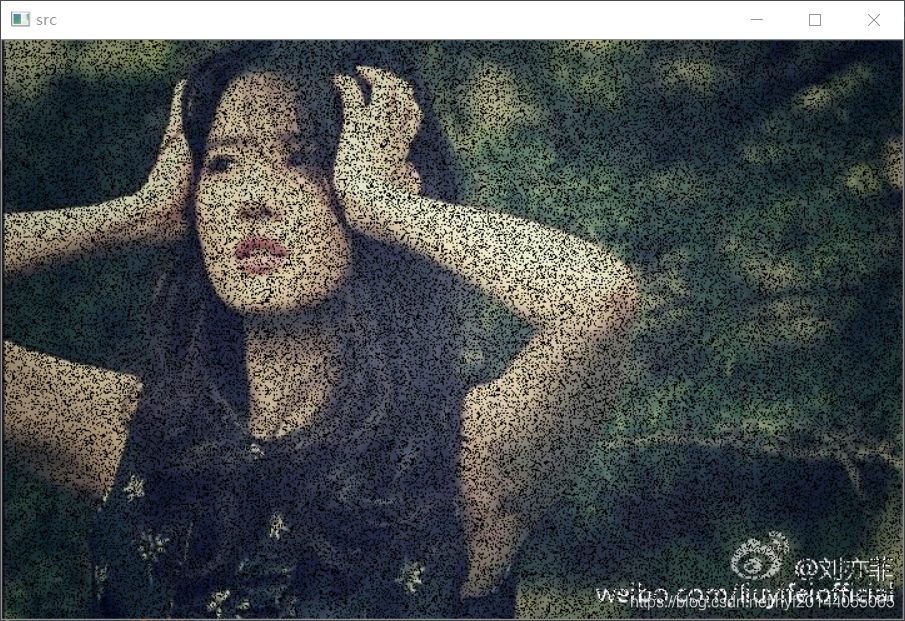
#> input picture 0.picture/p1.png, 905 x 621 px, found by its file name
$ python class8.py
#> lines starting #> are read from the running program, lines starting #| are printed output that depends on the picture
import numpy as np
import cv2 as cv
import matplotlib.pyplot as plt
import time

##滤波以及平滑处理
img = cv.imread('0.picture\p1.png')
#> img is the input picture: shape (621, 905, 3); mean B, G, R 79.7, 79.8, 74.4
print(img.shape)
#| (621, 905, 3)
img = img[40:550,0:700,:]
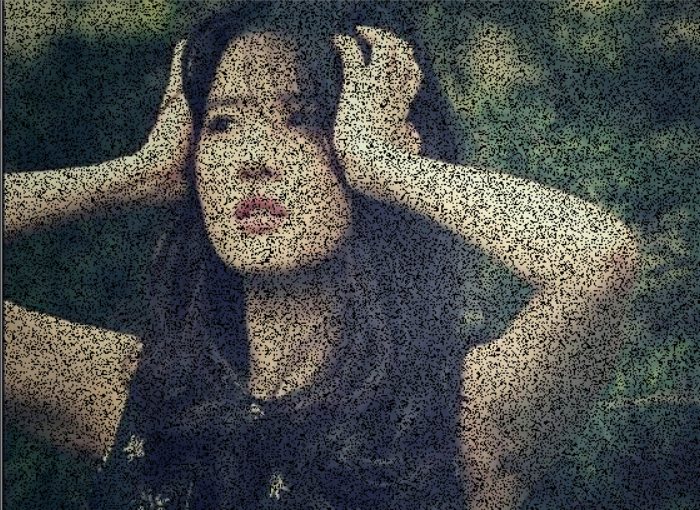
#> img: shape (510, 700, 3); mean B, G, R 74.9, 76.5, 73.3

blur = cv.blur(img,(3,3))    #均值滤波
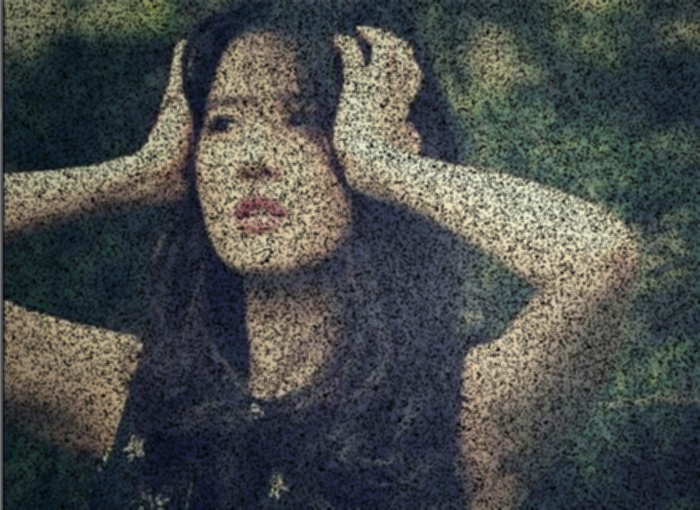
#> blur: shape (510, 700, 3); mean B, G, R 74.9, 76.5, 73.3
box = cv.boxFilter(img,-1,(3,3),normalize=True)  #方框滤波和上面差不多，-1表示颜色通道一致,True是有无做归一化，越界直接255了
aussian = cv.GaussianBlur(img,(5,5),1)     #高斯滤波
median = cv.medianBlur(img,5)
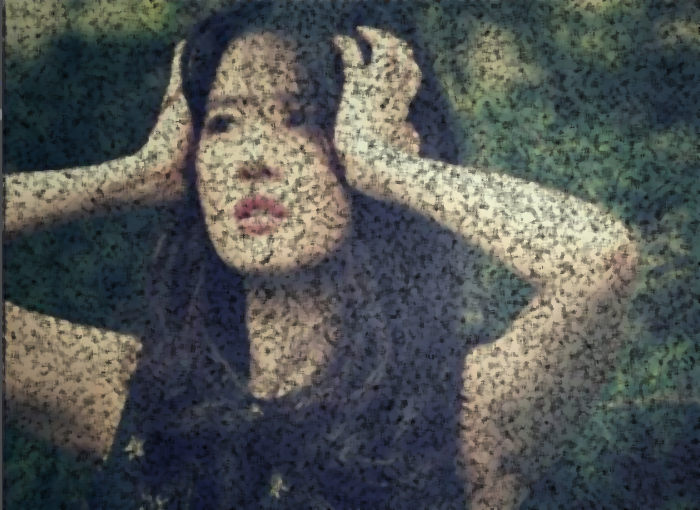
#> median: shape (510, 700, 3); mean B, G, R 83, 84.6, 80.9

img_blur = cv.blur(img,(3,3))
img_blur2= cv.blur(img_blur,(3,3))
img_blur2_aussian = cv.GaussianBlur(img_blur2,(5,5),1)
res = cv.medianBlur(img_blur2_aussian,5)
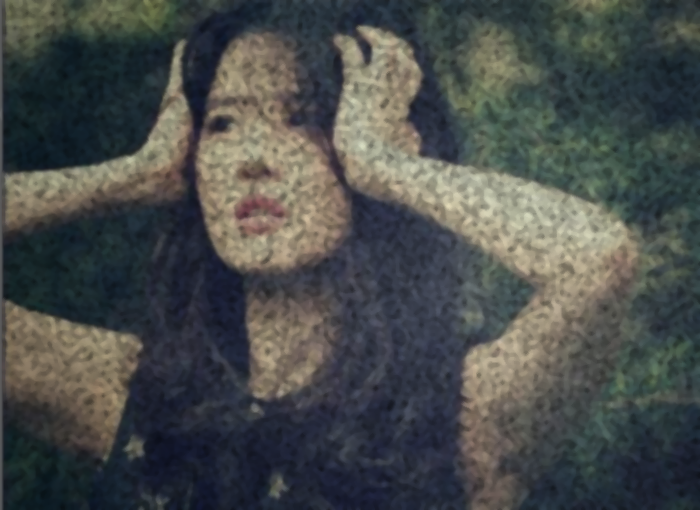
#> res: shape (510, 700, 3); mean B, G, R 75, 76.6, 73.4
res = cv.GaussianBlur(res,(3,3),2)

for i in range(1,5,1):
    res = cv.medianBlur(res , 5)
    res = cv.GaussianBlur(res , (5,5), 1)
    res = cv.blur(res,(3,3))

plt.subplot(231),    plt.imshow(img,'gray'),      plt.title('orginal picture')
plt.subplot(232),    plt.imshow(blur,'gray'),     plt.title('blur')
plt.subplot(233),    plt.imshow(box,'gray'),      plt.title('boxfilter')
plt.subplot(234),    plt.imshow(aussian,'gray'),  plt.title('aussian')
plt.subplot(235),    plt.imshow(median,'gray'),   plt.title('median')
plt.subplot(236),    plt.imshow(res,'gray'),   plt.title('mix')

plt.show()
#> figure, not shown here; B, G, R data is drawn as R, G, B

$ run again, with 0.picture/pw.png copied over 0.picture/p1.png
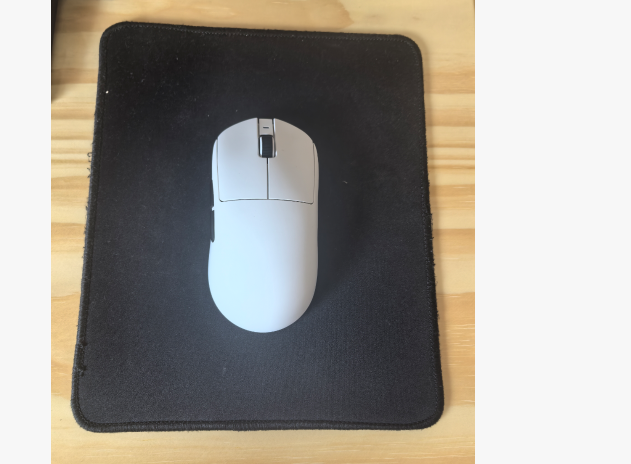
#> input picture 0.picture/pw.png, 1262 x 928 px, found by its file name (shown at 1/2 size)
#> img is the input picture: shape (928, 1262, 3); mean B, G, R 145.8, 153.2, 157.8
#| (928, 1262, 3)
#> `img = img[40:550,0:700,:]`:
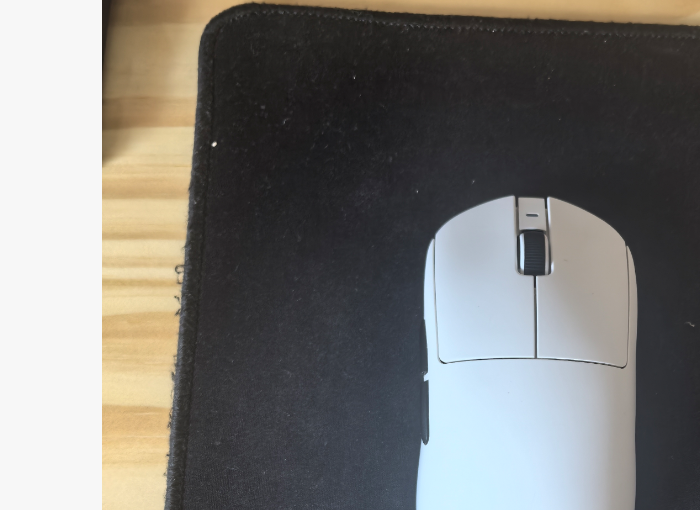
#> img: shape (510, 700, 3); mean B, G, R 117.2, 120.5, 122
#> after the loop `for i in range(1,5,1):`:
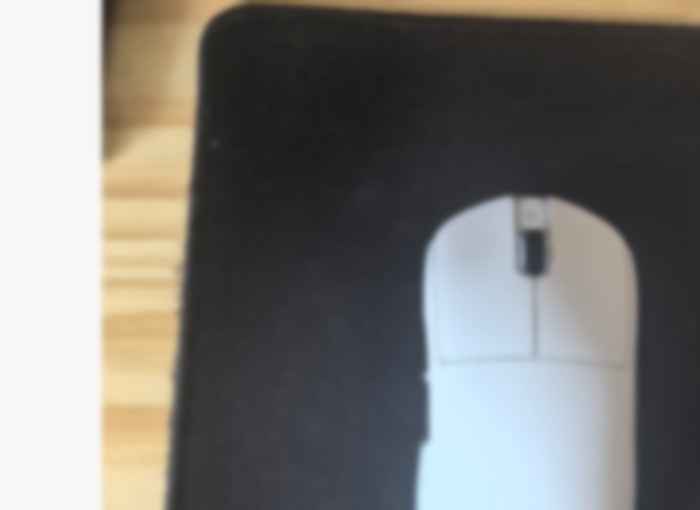
#> res: shape (510, 700, 3); mean B, G, R 117.2, 120.5, 122
